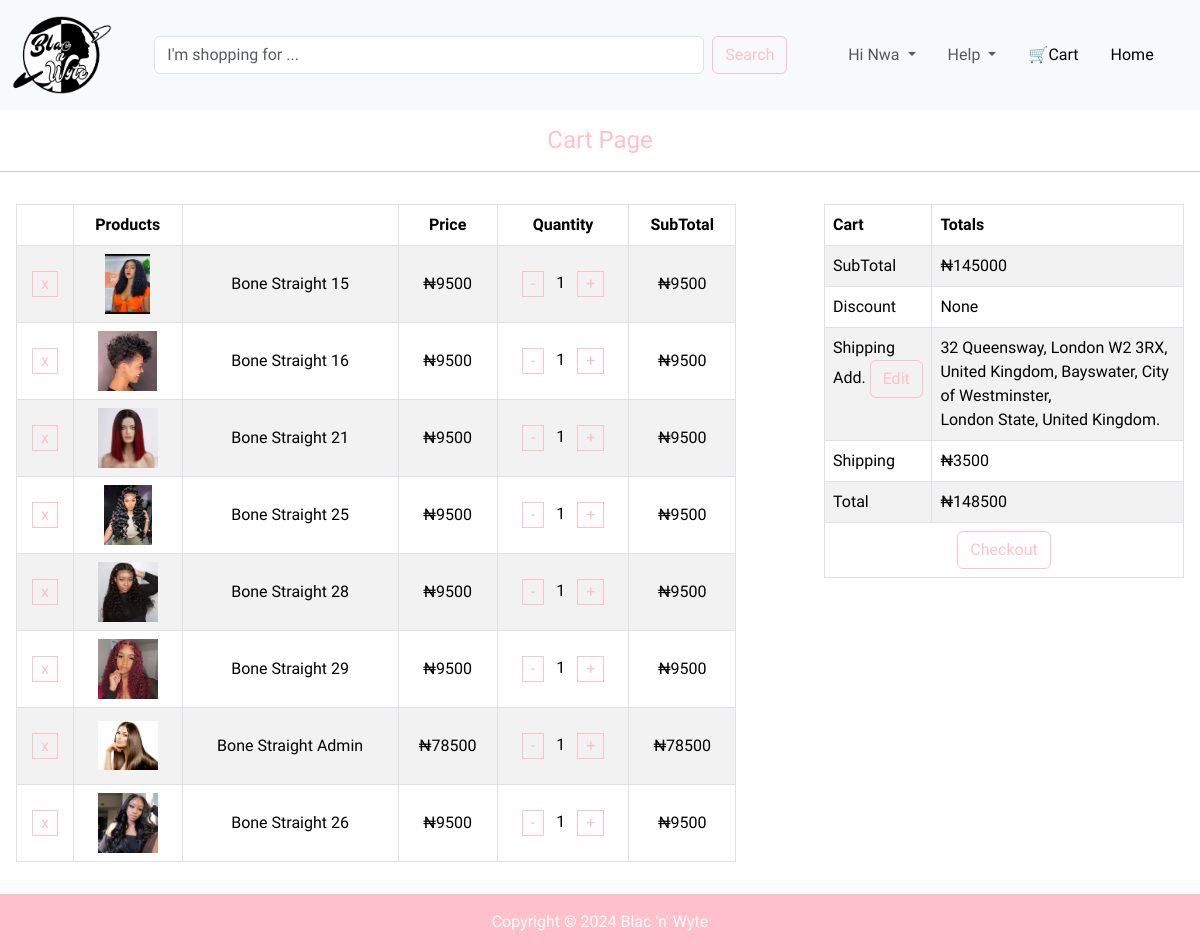
Page /all_cart (signed in) on the earlier database version.
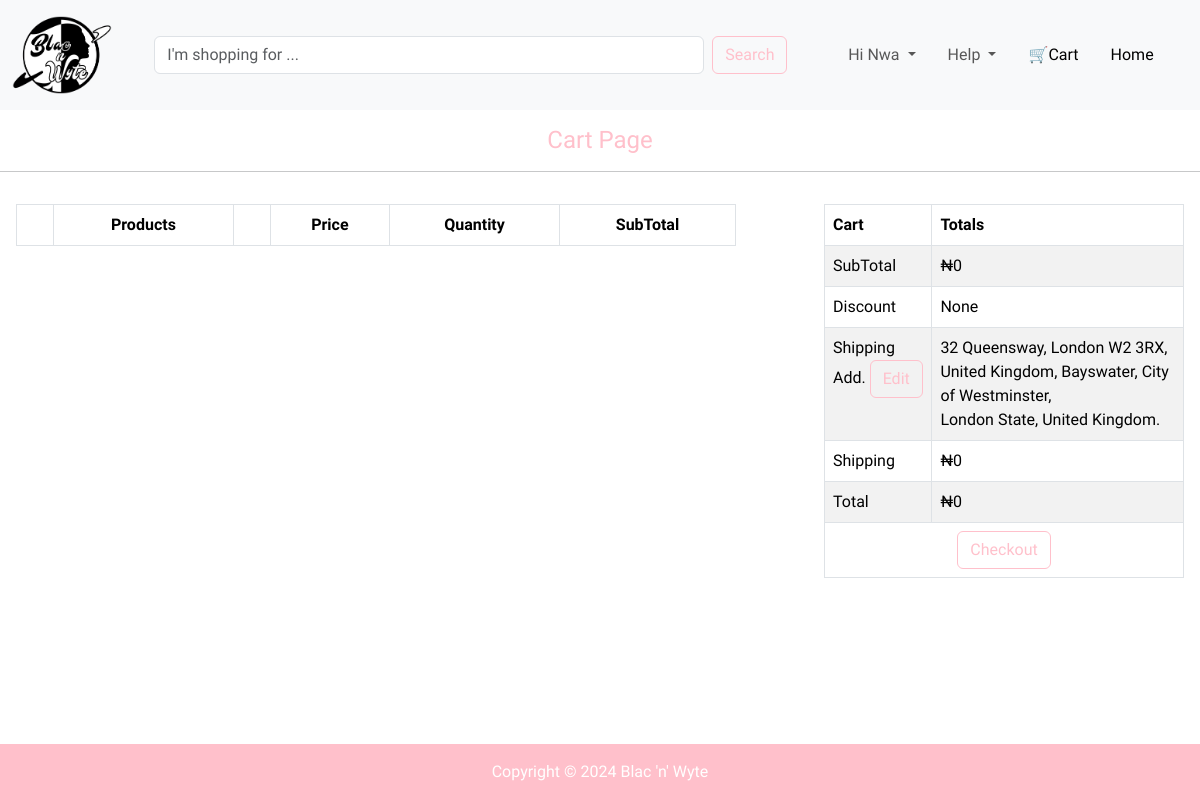
Same page on the later database version.
### database.py (models this page shows, shortened)
class User(db.Model, UserMixin):
    id: Mapped[int] = mapped_column(primary_key=True)
    email: Mapped[str] = mapped_column(unique=True)
    firstname: Mapped[str]
    lastname: Mapped[str]
    phone: Mapped[int] = mapped_column(Integer)
    password: Mapped[str] = mapped_column(nullable=False)
    country: Mapped[str]
    state: Mapped[str]
    localgovt: Mapped[str]
    city: Mapped[str] = mapped_column(String(70))
    address: Mapped[str]
    registered_on: Mapped[DateTime] = mapped_column(DateTime, nullable=False)
    confirmed: Mapped[bool] = mapped_column(default=False, nullable=False)
    confirmed_on: Mapped[DateTime] = mapped_column(DateTime, nullable=True)
    is_admin: Mapped[bool] = mapped_column(Boolean, default=False, nullable=False)
    user_cart: Mapped[str] = relationship("Cart", back_populates="cart_user")
    user_order: Mapped[str] = relationship("Order", back_populates="order_user")

class Cart(db.Model):
    id: Mapped[int] = mapped_column(primary_key=True)
    quantity: Mapped[int]
    subtotal: Mapped[int]
    product_id: Mapped[int] = mapped_column(ForeignKey("product.id"), unique=True)
    user_id: Mapped[int] = mapped_column(ForeignKey("user.id"))
    cart_user: Mapped[str] = relationship("User", back_populates="user_cart")
    product: Mapped[str] = relationship("Product", back_populates=None)

class Product(db.Model):
    id: Mapped[int] = mapped_column(primary_key=True)
    image: Mapped[str]
    name: Mapped[str]
    desc: Mapped[str]
    price: Mapped[int]

### onlinestore.py (the view, shortened to what this page needs)
@app.route("/all_cart", methods=["GET", "POST"])
def all_cart():
    if current_user.is_authenticated:
        form_inc = CartRemoveForm()
        form_inc.submit.label.text = '+'
        form_dec = CartRemoveForm()
        form_dec.submit.label.text = '-'
        form = CartRemoveForm()
        items = Cart.query.where(Cart.user_id == current_user.id)
        indexed_items = [(num + 1, item) for num, item in enumerate(items)]
        subtotal = 0
        for num, entry in indexed_items:
            subtotal += entry.subtotal
        if subtotal > 0:
            shipping_price = 3500
        else:
            shipping_price = 0
        total = subtotal + shipping_price
    else:
        return redirect(url_for('signin'))
    return render_template('cart.html', products=indexed_items, subtotal=subtotal, shipping_price=shipping_price, total=total, form=form, form_inc=form_inc, form_dec=form_dec, logged_in=current_user.is_authenticated, user=current_user, year=year)

### form.py
class CartRemoveForm(FlaskForm):
    submit = SubmitField(label='x', render_kw={'class': 'btn btn-outline-success cart'})

### method_override.py (called while the page is built)
    def __call__(self, environ, start_response):
        method = environ.get('HTTP_X_HTTP_METHOD_OVERRIDE', '').upper()
        if method in self.allowed_methods:
            environ['REQUEST_METHOD'] = method
        if method in self.bodyless_methods:
            environ['CONTENT_LENGTH'] = '0'
        return self.app(environ, start_response)

### onlinestore.py (called while the page is built)
@login_manager.user_loader
def user_loader(user_id):
    return db.session.execute(db.select(User).where(User.id == user_id)).scalar()

@app.before_request
def track_history():
    if request.endpoint == 'static' or request.method != 'GET':
        return
    history = session.get('history', [])
    history.append(request.url)
    if len(history) > 3:
        history.pop(0)
    session['history'] = history

### templates/cart.html (shortened to what this page needs)
{% extends "header.html" %}
{% block content %}
    <section id="cart">
      <h4 class="text-center profile-headline">Cart Page</h4>
      <hr>
      <table id="cart-table" class="table items table-striped table-bordered text-center">
        <thead>
          <tr>
            <th scope="col"></th>
            <th scope="col">Products</th>
            <th scope="col"></th>
            <th scope="col">Price</th>
            <th scope="col">Quantity</th>
            <th scope="col">SubTotal</th>
          </tr>
        </thead>
        <tbody>
        {% for num, item in products %}
          <tr>
            <td scope="row">
              <form method="POST" action="{{ url_for('all_cart', id=item.id) }}" id="{{ item.id }}" class="cart-btn-form">
                {{ form.hidden_tag() }} {{ form.submit }}
              </form>
            </td>
            <td><img src="{{ url_for('static', filename=item.product.image) }}" alt="image" class="cart-image"></td>
            <td>{{ item.product.name }}</td>
            <td>₦{{ item.product.price }}</td>
            <td>
              <form method="POST" action="{{ url_for('all_cart', id=item.id, btn='-') }}" class="cart-btn-form minus">
                {{ form_dec.hidden_tag() }} {{ form_dec.submit }}
              </form>
              {{ item.quantity }}
              <form method="POST" action="{{ url_for('all_cart', id=item.id, btn='+') }}" class="cart-btn-form plus">
                {{ form_inc.hidden_tag() }} {{ form_inc.submit }}
              </form>
            </td>
            <td>₦{{ item.subtotal }}</td>
          </tr>
        {% endfor %}
        </tbody>
      </table>
      <table class="table cart table-striped table-bordered">
        <thead>
          <tr>
            <th>Cart</th>
            <th>Totals</th>
          </tr>
        </thead>
        <tbody>
          <tr>
            <td>SubTotal</td>
            <td>₦{{ subtotal }}</td>
          </tr>
          <tr>
            <td>Discount</td>
            <td> None </td>
          </tr>
          <tr>
            <td>Shipping Add. <a class="btn btn-outline-success" href="{{ url_for('edit_address', idx=user.id) }}">Edit</a></td>
            <td>{{ current_user.address }}, {{ current_user.city }}, {{ current_user.localgovt }},<br> {{ current_user.state }} State, {{ current_user.country }}.</td>
          </tr>
          <tr>
            <td>Shipping</td>
            <td> ₦{{ shipping_price }} </td>
          </tr>
          <tr>
            <td>Total</td>
            <td> ₦{{ total }} </td>
          </tr>
          <tr>
            <td colspan="2" class="text-center"><a href="{{ url_for('checkout', total=total) }}" class="btn btn-outline-success">Checkout</a></td>
          </tr>
        </tbody>
      </table>
    </section>
{% endblock %}

### templates/header.html (shortened to what this page needs)
<!doctype html>
<html lang="en">
  <head>
    <link href="https://cdn.jsdelivr.net/npm/bootstrap@5.3.3/dist/css/bootstrap.min.css" rel="stylesheet">
    <link rel="stylesheet" href="{{ url_for('static', filename='css/style.css') }}">
  </head>
  <body>
    <nav class="navbar fixed-top navbar-expand-lg bg-body-tertiary">
      <div class="container-fluid">
        <a class="navbar-brand" href="{{ url_for('index') }}">
          <img src="{{url_for('static', filename='images/logo.png')}}" alt="Blac'n'Wyte" width="100" height="100">
        </a>
        <div class="collapse navbar-collapse" id="navbarSupportedContent">
          <form class="d-flex mx-auto" role="search">
            <input class="form-control me-2" type="search" placeholder="I'm shopping for ..." aria-label="Search">
            <button class="btn btn-outline-success" type="submit">Search</button>
          </form>
          <ul class="navbar-nav mx-auto mb-2 mb-lg-0">
            <li class="nav-item dropdown">
              {% if logged_in: %}
              <a class="nav-link dropdown-toggle" href="{{ url_for('index') }}" role="button" data-bs-toggle="dropdown" aria-expanded="false">
                Hi {{ user.firstname }}
              </a>
              {% else: %}
              <a class="nav-link dropdown-toggle" href="#" role="button" data-bs-toggle="dropdown" aria-expanded="false">
                Account
              </a>
              {% endif %}
            </li>
            <li class="nav-item dropdown ms-3">
              <a class="nav-link dropdown-toggle" href="#" role="button" data-bs-toggle="dropdown" aria-expanded="false">
                Help
              </a>
            </li>
            <li class="nav-item ms-3">
              <a class="nav-link active" href="{{ url_for('all_cart') }}" aria-current="page">🛒Cart</a>
            </li>
            {% if user.email == 'lawrence.nno@gmail.com' or user.is_admin == True %}
              <li class="nav-item ms-3">
                <a class="nav-link active" href="{{ url_for('admin.index') }}" aria-current="page">Admin</a>
              </li>
            {% else: %}
              <li class="nav-item ms-3">
                <a class="nav-link active" href="{{ url_for('index') }}" aria-current="page">Home</a>
              </li>
            {% endif %}
          </ul>
        </div>
      </div>
    </nav>
    <main>
      {% block content %}
      {% endblock %}
    </main>
    <footer class="text-center">
      Copyright &#169; {{ year }} Blac 'n' Wyte
    </footer>
  </body>
</html>

### static/css/style.css (style rules this page uses)
body { font-family: "Quicksand", sans-serif; font-optical-sizing: auto; display: flex; flex-direction: column; min-height: 100vh; }
main { flex-grow: 1 !important; }
footer { margin-top: 1rem; padding: 1rem; background-color: pink; color: white; }
.navbar { --bs-navbar-padding-x: 0; --bs-navbar-padding-y: 0; --bs-navbar-color: rgba(var(--bs-emphasis-color-rgb), 0.65); --bs-navbar-hover-color: rgba(var(--bs-emphasis-color-rgb), 0.8); --bs-navbar-disabled-color: rgba(var(--bs-emphasis-color-rgb), 0.3); --bs-navbar-active-color: rgba(var(--bs-emphasis-color-rgb), 1); --bs-navbar-brand-padding-y: 0.3125rem; --bs-navbar-brand-margin-end: 1rem; --bs-navbar-brand-font-size: 1.25rem; --bs-navbar-brand-color: rgba(var(--bs-emphasis-color-rgb), 1); --bs-navbar-brand-hover-color: rgba(var(--bs-emphasis-color-rgb), 1); --bs-navbar-nav-link-padding-x: 0.5rem; --bs-navbar-toggler-padding-y: 0.25rem; --bs-navbar-toggler-padding-x: 0.75rem; --bs-navbar-toggler-font-size: 1.25rem; --bs-navbar-toggler-border-color: rgba(var(--bs-emphasis-color-rgb), 0.15); --bs-navbar-toggler-border-radius: var(--bs-border-radius); --bs-navbar-toggler-focus-width: 0.25rem; --bs-navbar-toggler-transition: box-shadow 0.15s ease-in-out; position: relative; display: flex; flex-wrap: wrap; align-items: center; justify-content: space-between; padding: var(--bs-navbar-padding-y) var(--bs-navbar-padding-x); }
.btn-outline-success { --bs-btn-color: #FFC0CB; --bs-btn-border-color: #FFC0CB; --bs-btn-hover-color: #fff; --bs-btn-hover-bg: #FFC0CB; --bs-btn-hover-border-color: #FFC0CB; --bs-btn-focus-shadow-rgb: 25,135,84; --bs-btn-active-color: #fff; --bs-btn-active-bg: #FFC0CB; --bs-btn-active-border-color: #FFC0CB; --bs-btn-active-shadow: inset 0 3px 5px rgba(0, 0, 0, 0.125); --bs-btn-disabled-color: #FFC0CB; --bs-btn-disabled-bg: transparent; --bs-btn-disabled-border-color: #FFC0CB; --bs-gradient: none; }
.form-control.me-2 { width: 550px; }
#cart { margin-top: 1rem; }
.table.items { width: 60%; float: left; margin-top: 1rem; margin-left: 1rem; }
.table.cart { width: 30%; float: right; margin-right: 1rem; margin-top: 1rem; }
.profile-headline { color: pink; }

Differences in the rows shown:
removed Cart: image (picture), product.name "Bone Straight 15", product.price "9500", quantity "1", subtotal "9500"
removed Cart: image (picture), product.name "Bone Straight 16", product.price "9500", quantity "1", subtotal "9500"
removed Cart: image (picture), product.name "Bone Straight 21", product.price "9500", quantity "1", subtotal "9500"
removed Cart: image (picture), product.name "Bone Straight 25", product.price "9500", quantity "1", subtotal "9500"
removed Cart: image (picture), product.name "Bone Straight 28", product.price "9500", quantity "1", subtotal "9500"
removed Cart: image (picture), product.name "Bone Straight 29", product.price "9500", quantity "1", subtotal "9500"
removed Cart: image (picture), product.name "Bone Straight Admin", product.price "78500", quantity "1", subtotal "78500"
removed Cart: image (picture), product.name "Bone Straight 26", product.price "9500", quantity "1", subtotal "9500"
Other differences:
{{ subtotal }}: "145000" → "0"
{{ shipping_price }}: "3500" → "0"
{{ total }}: "148500" → "0"
